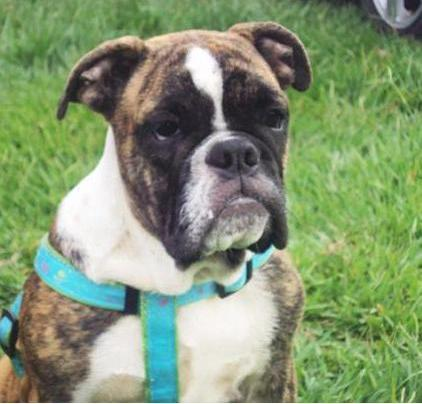
%> input picture lab3_hybrid/Lab3_ka/hyb1/juana2.jpg, 422 x 404 px
$ octave visionlab3.m   (GNU Octave 9; MATLAB toolbox functions it lacks are replaced by stand-ins)
%> lines starting %> are read from the running program, lines starting %| are printed output that depends on the picture
x2 = imread('juana2.jpg');
%> x2 is the input picture: size 404x422x3 uint8; mean R, G, B 131.9, 150.3, 114.9
x1 = imread('vivi.jpg');
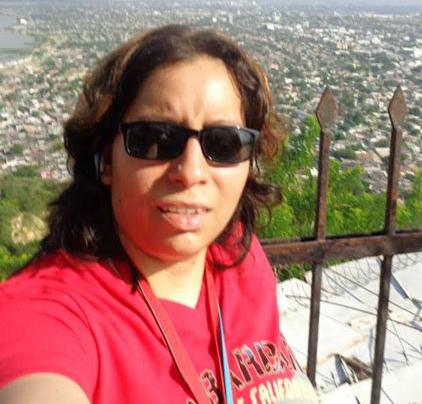
%> input picture lab3_hybrid/Lab3_ka/hyb1/vivi.jpg, 422 x 404 px
%> x1 is the input picture: size 404x422x3 uint8; mean R, G, B 163.3, 117, 107.6

% [8 lines of commented-out code are left out]

f1 = fspecial('gaussian',[35 35],35);
f2 = fspecial('gaussian',[30 30],30);

Imfilt_l = 1.1*imfilter(x1,f1);
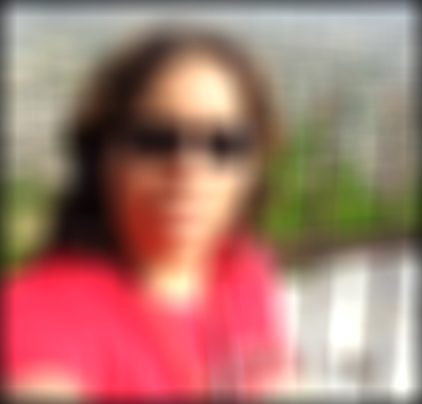
%> Imfilt_l: size 404x422x3 uint8; mean R, G, B 168.7, 121.5, 111.4
Imfilt_h = (1.2*x2-imfilter(x2,f2));
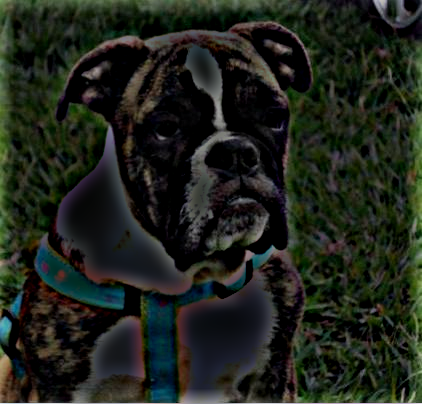
%> Imfilt_h: size 404x422x3 uint8; mean R, G, B 31.2, 35.7, 27.7

Im_hyb = Imfilt_l+Imfilt_h;
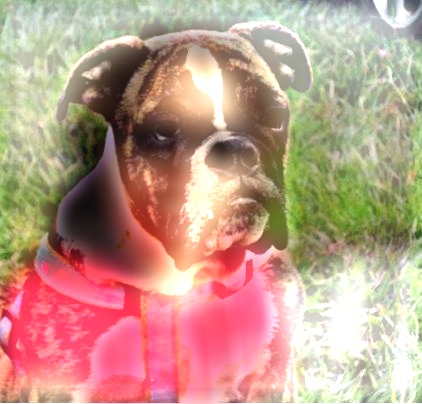
%> Im_hyb: size 404x422x3 uint8; mean R, G, B 192.2, 155.5, 138.4
figure, imshow(Im_hyb)
print('-dpng','5n.png')

%%
Im2 = imread('juana2.jpg');
Im= imread('vivi.jpg');
%
% Im = imread('einstein.bmp');
% Im2 = imread('marilyn.bmp');

%figure,imshow(Im)
subplot(2,4,1),image(Im)
Im1 = impyramid(Im, 'reduce');
%figure,imshow(Im1)
subplot(2,4,2),image(Im1)
Im1 = impyramid(Im1, 'reduce');
%> Im1: size 101x106x3 uint8
%figure,imshow(Im1)
subplot(2,4,3),image(Im1)
Im1 = impyramid(Im1, 'reduce');
%> Im1: size 51x53x3 uint8
%figure,imshow(Im1)
subplot(2,4,4),image(Im1)

Im1 = impyramid(Im1, 'expand');
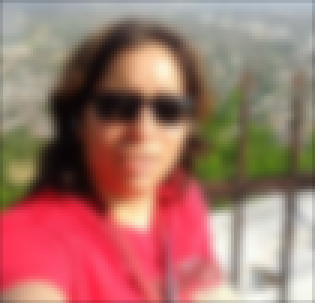
%> Im1: size 101x105x3 uint8 (shown 3 times larger); mean R, G, B 162.2, 115.9, 106.6
Im1 = impyramid(Im1, 'expand');
%> Im1: size 201x209x3 uint8
Im1 = impyramid(Im1, 'expand');
%> Im1: size 401x417x3 uint8
%subplot(2,4,6),imshow(Im1)
subplot(2,4,6),image(Im1),title('Ima Lowfilter')

figure,subplot(2,4,1),image(Im2)
 Im3 = impyramid(Im2, 'reduce');
 subplot(2,4,2),image(Im3)
 Im3 = impyramid(Im3, 'reduce');
%> Im3: size 101x106x3 uint8
 subplot(2,4,3),image(Im3)
 Im3 = impyramid(Im3, 'reduce');
%> Im3: size 51x53x3 uint8
 subplot(2,4,4),image(Im3)

 Im3 = impyramid(Im3, 'expand');
%> Im3: size 101x105x3 uint8
 Im3 = impyramid(Im3, 'expand');
%> Im3: size 201x209x3 uint8
 Im3 = impyramid(Im3, 'expand');
%> Im3: size 401x417x3 uint8

 subplot(2,4,6),image(Im3)


x1=size(Im1,1)
%> x1 = 401
y1=size(Im1,2)
%> y1 = 417

Imh=(1.3*Im2(1:x1,1:y1,:)-Im3(1:x1,1:y1,:));
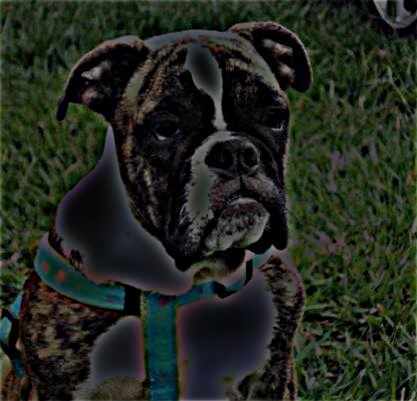
%> Imh: size 401x417x3 uint8; mean R, G, B 35, 40.8, 31
figure,imshow(Imh)
ImHyb = Im1(1:x1,1:y1,:)+Imh;
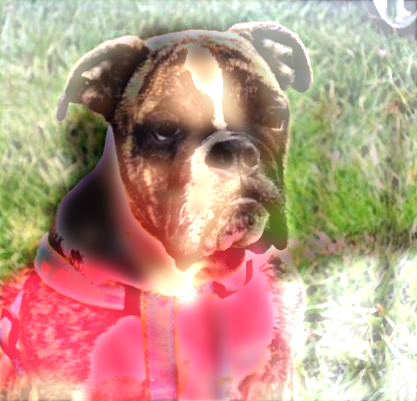
%> ImHyb: size 401x417x3 uint8; mean R, G, B 189.5, 154.2, 136.3
figure,imshow(ImHyb);

print('-dpng','HybPyrb.png')
